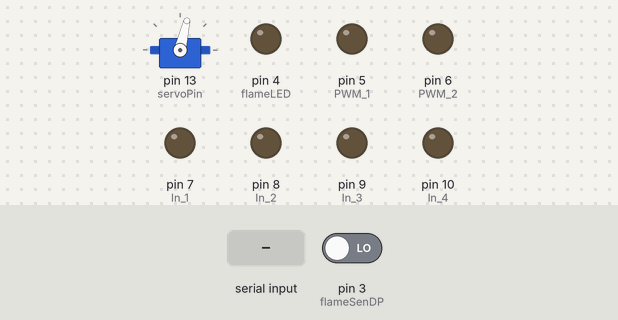
Recording of a sketch running on a simulated Arduino Uno, built with avr-gcc and run on an emulated ATmega328P. On the bench: servo, output pins drawn as LEDs (lit = HIGH). Inputs (shaded band) come from the test bench; at power-on: pin 3 (flameSenDP) LOW.

Above: at 1.2 s.
1.3 s: "F" received over the second serial link
At 1.76 s:
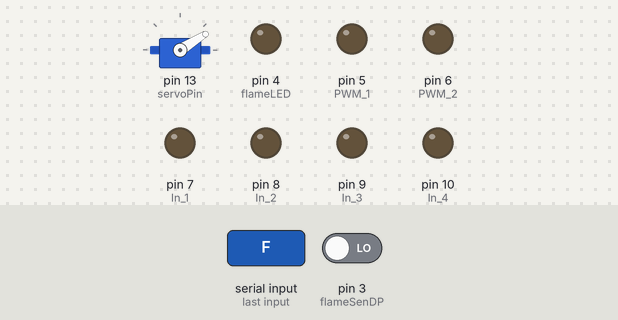
At 2.97 s:
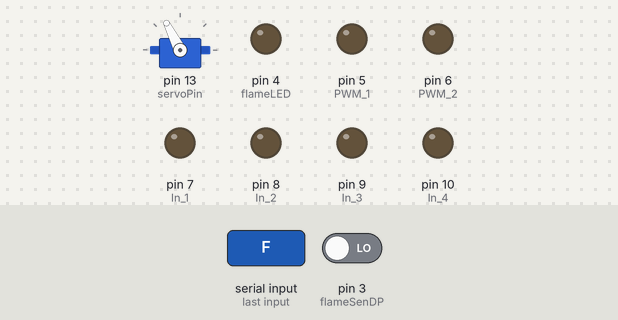
Timing chart, 0 to 10.3 s (numbered marks = the images above; inputs shaded):
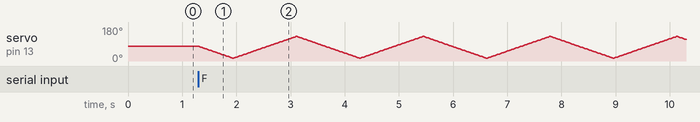

The sketch:

Rev_3.ino
```cpp
///// NOW CAN'T MOVE CLOSER TO FIRE THAN 6"  /////
///// TRUCK NOW TURNS LIKE A NORMAL CAR  /////
///// SERVO CAN NOW SWEEP INFINITELY AND STOP ON DEMAND (NOT USING EXTERNAL INTERRUPTS) /////


#include <SoftwareSerial.h>
#include <Servo.h>

SoftwareSerial BTserial(11, 12); // RX | TX
Servo demoServo;        //create a servo object

int servoPin = 13;      //servo PWM pin

int In_1 = 7;
int In_2 = 8;
int In_3 = 9;
int In_4 = 10;

int flameSenDP = 3;
int flameLED = 4;
int flameVal;

int stopSweepLoop = 0;

int PWM_1 = 5;
int PWM_2 = 6;

int SPEED_1 = 200;
int SPEED_2 = 150;

void setup() {

  Serial.begin(9600);
  BTserial.begin(9600);

  demoServo.attach(servoPin);  //attach the pin to the object so that we can send the signal to it.
                                //I've defined the range between 1000-2000us or 1-2ms as the default range is non-standard.
  pinMode(servoPin, OUTPUT);
  demoServo.write(77);

  pinMode(In_1, OUTPUT);
  pinMode(In_2, OUTPUT);
  pinMode(In_3, OUTPUT);
  pinMode(In_4, OUTPUT);

  pinMode(flameSenDP, INPUT);
  pinMode(flameLED, OUTPUT);

  pinMode(PWM_1, OUTPUT);
  pinMode(PWM_2, OUTPUT);

}

void loop() {
  // put your main code here, to run repeatedly:


    flameVal = digitalRead(flameSenDP);   // FIRE SAFETY DISTANCE CHECK

    if(flameVal == HIGH) // if flame is detected
    {
      digitalWrite(flameLED, HIGH); // TURN ON LED
    }

    else
    {
      digitalWrite(flameLED, LOW); // TURN OFF LED
    }


if(BTserial.available()>0)
   {
      int data = BTserial.read(); // reading the data received from the bluetooth module

      switch(data) // BASIC TRUCK MOVEMENT
      {
        case 49:
                  {
                   if (flameVal != HIGH)
                   {
                       digitalWrite(In_1, HIGH); digitalWrite(In_2, LOW); digitalWrite(In_3, LOW); digitalWrite(In_4, HIGH);    // FORWARD

                       analogWrite(PWM_1, SPEED_1);    // SPEED CONTROL [FAST]
                       analogWrite(PWM_2, SPEED_1);
                   }
                     break;
                  }
        case 50:
                  {
                   digitalWrite(In_1, LOW);  digitalWrite(In_2, HIGH); digitalWrite(In_3, HIGH); digitalWrite(In_4, LOW);     // BACKWARD

                   analogWrite(PWM_1, SPEED_1);    // SPEED CONTROL [FAST]
                   analogWrite(PWM_2, SPEED_1);

                   break;
                  }
        case 51:
                  {
                    digitalWrite(In_1, HIGH);  digitalWrite(In_2, LOW); /*digitalWrite(In_3, HIGH); digitalWrite(In_4, LOW);*/    // RIGHT

                    analogWrite(PWM_1, SPEED_2);    // SPEED CONTROL [SLOW]
                    analogWrite(PWM_2, SPEED_2);

                    break;
                  }
        case 52:
                  {
                    /*digitalWrite(In_1, LOW);  digitalWrite(In_2, HIGH);*/ digitalWrite(In_3, LOW); digitalWrite(In_4, HIGH); // LEFT

                    analogWrite(PWM_1, SPEED_2);    // SPEED CONTROL [SLOW]
                    analogWrite(PWM_2, SPEED_2);

                    break;
                  }

        case 88:
                  {
                    digitalWrite(In_1, LOW); digitalWrite(In_2, LOW); digitalWrite(In_3, LOW); digitalWrite(In_4, LOW); // STOP

                    analogWrite(PWM_1, 0);
                    analogWrite(PWM_2, 0);

                    break;
                  }
       case 70:
                  {
                    for (int angle=77; angle>=15; angle--)
                        {
                          demoServo.write(angle);
                          delay(10);
                        }

                    stopSweepLoop = 0;
                    int switchCase = 1;

                    while (stopSweepLoop != 1)   // SWEEPING STARTS HERE
                    {
                       switch(switchCase)
                       {

                        case 1:
                                {
                                  if (BTserial.read() == 79)
                                  {
                                    stopSweepLoop = 1;
                                    break;
                                  }

                                  for (int angle=15; angle<=130; angle++)
                                  {
                                    if (BTserial.read() == 79)
                                    {
                                      stopSweepLoop = 1;
                                      break;
                                    }

                                    demoServo.write(angle);
                                    delay(10);
                                  }

                                  switchCase = 2;

                                  if (BTserial.read() == 79)
                                  {
                                    switchCase = 0;
                                    stopSweepLoop = 1;
                                    break;
                                  }

                                  break;
                                }

                         case 2:
                                {
                                  if (BTserial.read() == 79)
                                  {
                                    stopSweepLoop = 1;
                                    break;
                                  }

                                  for (int angle=130; angle>=15; angle--)
                                  {
                                    if (BTserial.read() == 79)
                                    {
                                      stopSweepLoop = 1;
                                      break;
                                    }

                                    demoServo.write(angle);
                                    delay(10);
                                  }

                                  switchCase = 1;

                                  if (BTserial.read() == 79)
                                  {
                                    switchCase = 0;
                                    stopSweepLoop = 1;
                                    break;
                                  }

                                  break;
                                }
                       }
                    }

                    demoServo.write(77);
                    break;
                  }


      }


        Serial.println(data);
   }
   delay(50);
}
```
